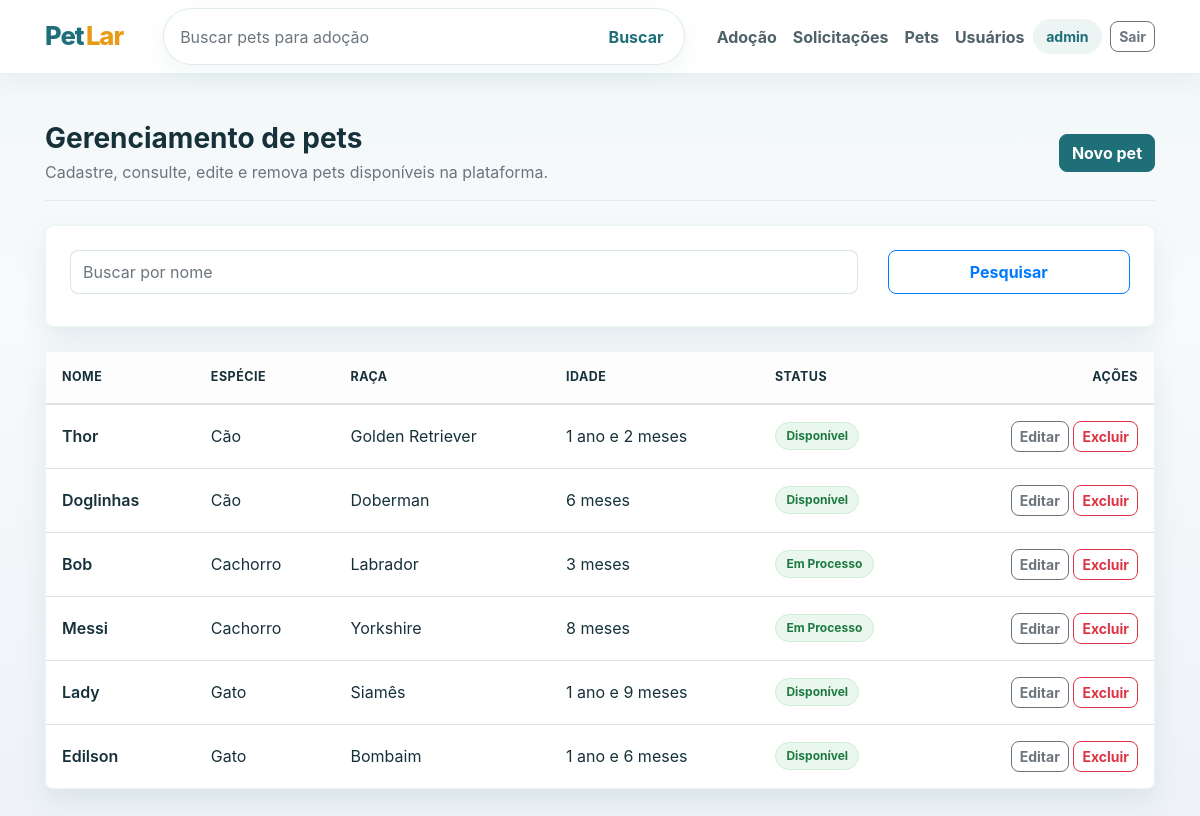
The page /pets/ (signed in) on the database as committed earlier.
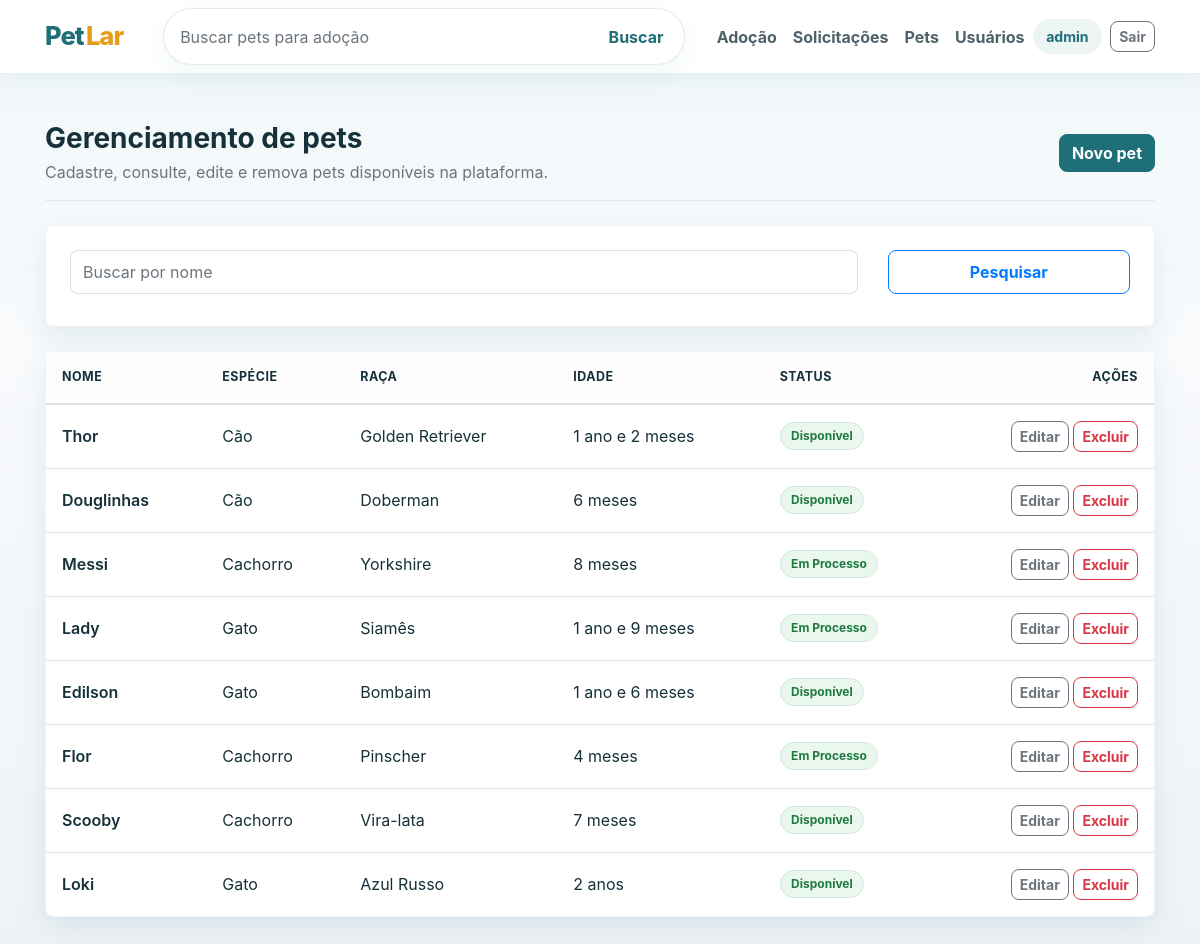
The same page on the database as committed later.
### pet/models.py (models this page shows, shortened)
class Pet(models.Model):
    id = models.AutoField(primary_key=True)
    nome = models.CharField(max_length=100)
    especie = models.CharField(max_length=100)
    fotos = models.ImageField(upload_to='pets/')
    raca = models.CharField(max_length=100)
    idade = models.IntegerField(verbose_name='Idade (meses)')
    sexo = models.CharField(max_length=20, choices=OPCOES_SEXO)
    porte = models.CharField(max_length=20, choices=OPCOES_PORTE)
    vacinado = models.BooleanField(default=False)
    castrado = models.BooleanField(default=False)
    descricao = models.TextField()
    status = models.CharField(max_length=20, choices=OPCOES_STATUS, default='1')
    responsavel = models.ForeignKey(
        'user.User',
        on_delete=models.SET_NULL,
        null=True,
        blank=True,
        related_name='pets',
    )
    data_cadastro = models.DateTimeField(auto_now_add=True)
    @property
    def idade_formatada(self):
        if self.idade <= 0:
            return 'Menos de 1 mês'
        anos = self.idade // 12
        meses = self.idade % 12
        partes = []
        if anos:
            partes.append(f'{anos} ano' if anos == 1 else f'{anos} anos')
        if meses:
            partes.append(f'{meses} mês' if meses == 1 else f'{meses} meses')
        return ' e '.join(partes)

### pet/views.py (the view)
# urls.py: path('', ListarPets.as_view(), name='listar_pets'),
class ListarPets(PetManagerRequiredMixin, ListView):
    model = Pet
    template_name = 'pet/listar_pets.html'
    context_object_name = 'pets'
    def get_queryset(self, **kwargs):
        pesquisa = self.request.GET.get('pesquisa')
        queryset = Pet.objects.select_related('responsavel').all()
        if self.custom_user and self.custom_user.tipo_usuario == TIPO_ONG:
            queryset = queryset.filter(responsavel=self.custom_user)
        if pesquisa is not None:
            queryset = queryset.filter(nome__icontains=pesquisa)
        return queryset

### PetLar/mixins.py (called while the page is built)
def get_custom_user_for_request(request):
    if not request.user.is_authenticated:
        return None
    email = getattr(request.user, 'email', '')
    if not email:
        return None
    return CustomUser.objects.filter(email=email).first()

    def get_perfil_usuario(self):
        return get_custom_user_for_request(self.request)

    def usuario_pode_gerenciar_pets(self, perfil_usuario):
        if self.request.user.is_authenticated and self.request.user.is_superuser:
            return True
        return bool(
            perfil_usuario
            and perfil_usuario.tipo_usuario == TIPO_ONG
            and perfil_usuario.ong_aprovada
        )

    def get_solicitacoes_pendentes_ong_count(self, perfil_usuario):
        if not (
            perfil_usuario
            and perfil_usuario.tipo_usuario == TIPO_ONG
            and perfil_usuario.ong_aprovada
        ):
            return 0
        from solicitacao.models import SolicitacaoDeAdocao
        return SolicitacaoDeAdocao.objects.filter(
            pet__responsavel=perfil_usuario,
            status='PENDENTE',
        ).count()

### templates/pet/listar_pets.html (shortened to what this page needs)
{% extends 'base.html' %}
{% block content %}
<section class="page-heading d-md-flex align-items-md-center justify-content-between mb-4">
	<div>
		<h1 class="h3 font-weight-bold mb-1">{% if is_admin_profile %}Gerenciamento de pets{% else %}Meus pets para adoção{% endif %}</h1>
		<p class="text-muted mb-0">{% if is_admin_profile %}Cadastre, consulte, edite e remova pets disponíveis na plataforma.{% else %}Cadastre e acompanhe os pets da sua ONG disponíveis para adoção.{% endif %}</p>
	</div>
	<a href="{% url 'criar_pet' %}" class="btn btn-primary mt-3 mt-md-0">Novo pet</a>
</section>
<section class="petlar-card p-3 p-md-4 mb-4">
	<form method="get" class="row g-2">
		<div class="col-12 col-md-9">
			<input type="text" class="form-control" name="pesquisa" value="{{ request.GET.pesquisa }}" placeholder="Buscar por nome">
		</div>
		<div class="col-12 col-md-3 d-grid">
			<button type="submit" class="btn btn-outline-primary">Pesquisar</button>
		</div>
	</form>
</section>
<section class="petlar-card p-0 overflow-hidden">
	<div class="table-responsive">
		<table class="table table-hover align-middle mb-0">
			<thead class="table-light">
				<tr>
					<th>Nome</th>
					<th>Espécie</th>
					<th>Raça</th>
					<th>Idade</th>
					<th>Status</th>
					<th class="text-end">Ações</th>
				</tr>
			</thead>
			<tbody>
				{% for pet in pets %}
				<tr>
					<td class="font-weight-semibold">{{ pet.nome }}</td>
					<td>{{ pet.especie }}</td>
					<td>{{ pet.raca }}</td>
					<td>{{ pet.idade_formatada }}</td>
					<td><span class="badge badge-success-soft">{{ pet.get_status_display }}</span></td>
					<td class="text-end">
						<a href="{% url 'editar_pet' pet.pk %}" class="btn btn-sm btn-outline-secondary">Editar</a>
						<a href="{% url 'deletar_pet' pet.pk %}" class="btn btn-sm btn-outline-danger">Excluir</a>
					</td>
				</tr>
				{% empty %}
				<tr>
					<td colspan="6" class="text-center py-4 text-muted">Nenhum pet encontrado.</td>
				</tr>
				{% endfor %}
			</tbody>
		</table>
	</div>
</section>
{% endblock %}

Rows that differ between the two databases and show on the page:
removed Pet: nome "Bob", especie "Cachorro", raca "Labrador", idade_formatada "3 meses", status "Em Processo"
changed Pet "Doberman": nome "Doglinhas" → "Douglinhas"
changed Pet "Lady": status "Disponível" → "Em Processo"
added Pet: nome "Flor", especie "Cachorro", raca "Pinscher", idade_formatada "4 meses", status "Em Processo"
added Pet: nome "Scooby", especie "Cachorro", raca "Vira-lata", idade_formatada "7 meses", status "Disponível"
added Pet: nome "Loki", especie "Gato", raca "Azul Russo", idade_formatada "2 anos", status "Disponível"
